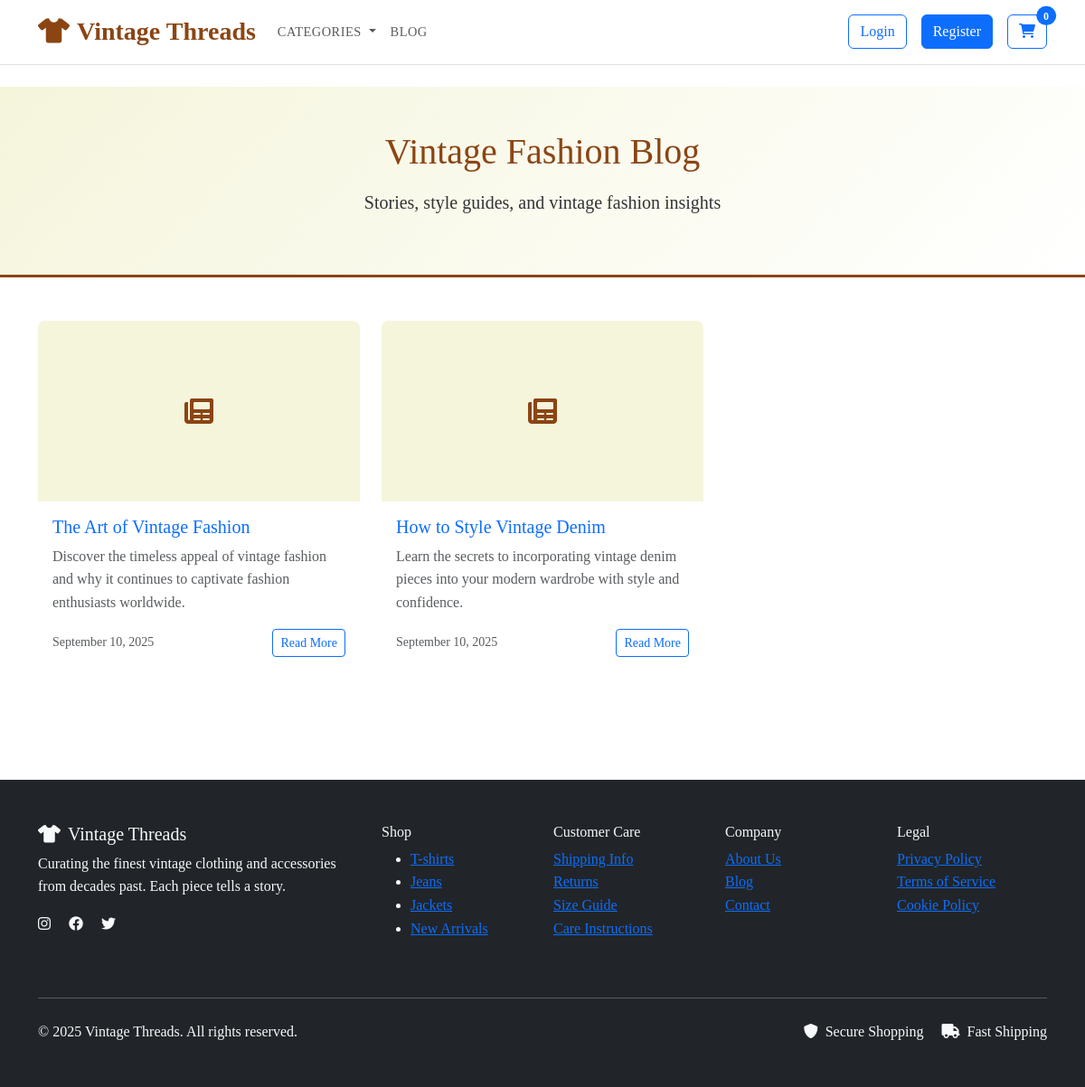
/VintageThreads/blog.php, run on the app's committed database.
### tables this page shows
CREATE TABLE `blog_posts` (
  `id` int(11) NOT NULL,
  `title` varchar(255) NOT NULL,
  `slug` varchar(255) NOT NULL,
  `content` text NOT NULL,
  `excerpt` text DEFAULT NULL,
  `image_url` varchar(500) DEFAULT NULL,
  `published` tinyint(1) NOT NULL DEFAULT 0,
  `created_at` timestamp NOT NULL DEFAULT current_timestamp(),
  `updated_at` timestamp NOT NULL DEFAULT current_timestamp() ON UPDATE current_timestamp()
);

### VintageThreads/includes/functions.php (called while the page is built, shortened)
<?php
function get_blog_posts($pdo, $published = true, $limit = null) {
    $sql = "SELECT * FROM blog_posts";
    if ($published) {
        $sql .= " WHERE published = 1";
    }
    $sql .= " ORDER BY created_at DESC";
    $stmt = $pdo->prepare($sql);
    $stmt->execute();
    return $stmt->fetchAll();
}
?>

### VintageThreads/blog.php (the view, shortened to what this page needs)
<?php
require_once 'includes/header.php';
$blog_posts = get_blog_posts($pdo, true);
?>
<div class="category-header">
    <div class="container">
        <h1 class="category-title">Vintage Fashion Blog</h1>
        <p class="lead">Stories, style guides, and vintage fashion insights</p>
    </div>
</div>
<div class="container py-5">
    <?php if (empty($blog_posts)): ?>
        <div class="text-center py-5">
            <i class="fas fa-newspaper fa-5x text-muted mb-4"></i>
            <h3>No blog posts yet</h3>
            <p class="text-muted">Check back soon for vintage fashion insights and style guides!</p>
            <a href="index.php" class="btn btn-vintage">Browse Products</a>
        </div>
    <?php else: ?>
        <div class="row g-4">
            <?php foreach ($blog_posts as $post): ?>
                <div class="col-lg-4 col-md-6">
                    <div class="card blog-card h-100">
                        <div class="blog-image">
                            <?php if ($post['image_url']): ?>
                                <img src="<?php echo htmlspecialchars($post['image_url']); ?>"
                                     alt="<?php echo htmlspecialchars($post['title']); ?>"
                                     class="img-fluid">
                            <?php else: ?>
                                <i class="fas fa-newspaper"></i>
                            <?php endif; ?>
                        </div>
                        <div class="card-body">
                            <h5 class="card-title">
                                <a href="blog-post.php?slug=<?php echo $post['slug']; ?>" class="text-decoration-none">
                                    <?php echo htmlspecialchars($post['title']); ?>
                                </a>
                            </h5>
                            <p class="card-text text-muted">
                                <?php echo htmlspecialchars($post['excerpt']); ?>
                            </p>
                            <div class="d-flex justify-content-between align-items-center">
                                <small class="text-muted">
                                    <?php echo date('F j, Y', strtotime($post['created_at'])); ?>
                                </small>
                                <a href="blog-post.php?slug=<?php echo $post['slug']; ?>" class="btn btn-outline-primary btn-sm">
                                    Read More
                                </a>
                            </div>
                        </div>
                    </div>
                </div>
            <?php endforeach; ?>
        </div>
    <?php endif; ?>
</div>
<?php require_once 'includes/footer.php'; ?>

### VintageThreads/assets/css/style.css (style rules this page uses)
:root { --vintage-brown: #8B4513; --vintage-cream: #F5F5DC; --vintage-gold: #DAA520; --vintage-green: #556B2F; --vintage-navy: #2F4F4F; }
body { font-family: 'Georgia', serif; line-height: 1.6; color: #333; }
.category-header { background: linear-gradient(135deg, var(--vintage-cream), white); padding: 3rem 0; text-align: center; border-bottom: 3px solid var(--vintage-brown); }
.category-title { font-size: 2.5rem; color: var(--vintage-brown); margin-bottom: 1rem; }
.blog-card { border: none; border-radius: 8px; overflow: hidden; transition: transform 0.3s ease; }
.blog-image { height: 200px; background: var(--vintage-cream); display: flex; align-items: center; justify-content: center; color: var(--vintage-brown); font-size: 2rem; }

### data on the page
blog_posts: title "The Art of Vintage Fashion", excerpt "Discover the timeless appeal of vintage fashion and why it continues to captivate fashion enthusiasts worldwide.", created_at "September 10, 2025"
blog_posts: title "How to Style Vintage Denim", excerpt "Learn the secrets to incorporating vintage denim pieces into your modern wardrobe with style and confidence.", created_at "September 10, 2025"
